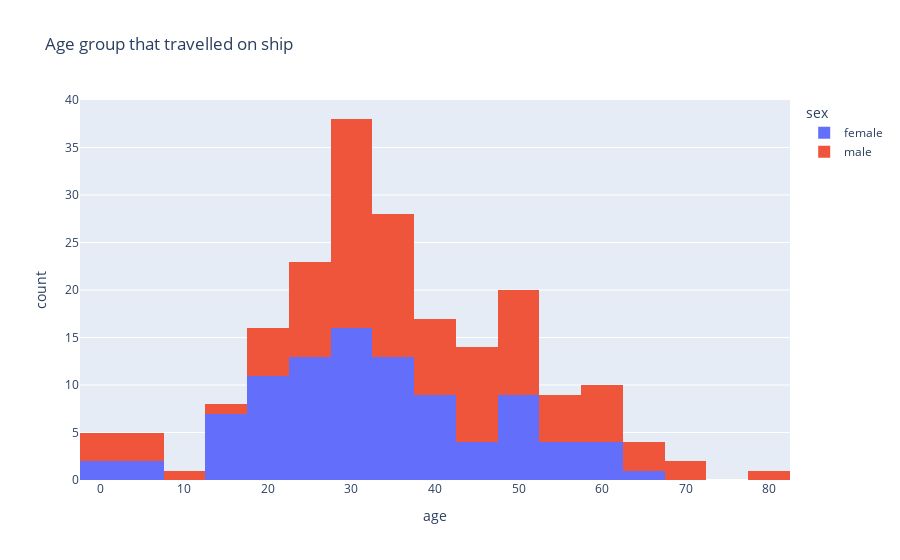

The notebook cell saved with this chart:
### Markdown cell above
The plot is constructed to check weather passenger boarding from which port i.e. C = Cherbourg, Q = Queenstown, S = Southampton and we can see that from port Southapton those who have board the ship have survived the most and in that also female was heightest.

### Code cell
fig = px.histogram(df,x='age',color='sex',title='Age group that travelled on ship')

fig.show()

### Figure 1 — Plotly figure (JSON) as saved in the notebook; plotly's stock layout.template omitted (floating-point values rounded to 4 significant figures)
{"data": [{"alignmentgroup": "True", "bingroup": "x", "hovertemplate": "sex=female<br>age=%{x}<br>count=%{y}<extra></extra>", "legendgroup": "female", "marker": {"color": "#636efa", "pattern": {"shape": ""}}, "name": "female", "offsetgroup": "female", "orientation": "v", "showlegend": true, "type": "histogram", "x": [38, 35, 4, 58, 28, 49, 29, 23, 32.5, 28, 19, 22, 28, 50, 44, 58, 2, 31, 32, 35, 29, 30, 58, 35, 63, 19, 2, 50, 28, 17, 30, 24, 18, 31, 40, 36, 36, 16, 41, 24, 24, 22, 60, 24, 23, 24, 33, 14, 28, 23, 35, 54, 25, 16, 34, 30, 44, 22, 36, 48, 39, 53, 39, 39, 18, 52, 40, 4, 21, 24, 28, 15, 18, 24, 38, 27, 29, 21, 33, 36, 51, 57, 43, 17, 49, 33, 52, 27, 39, 28, 16, 48, 47, 56, 19], "xaxis": "x", "yaxis": "y"}, {"alignmentgroup": "True", "bingroup": "x", "hovertemplate": "sex=male<br>age=%{x}<br>count=%{y}<extra></extra>", "legendgroup": "male", "marker": {"color": "#EF553B", "pattern": {"shape": ""}}, "name": "male", "offsetgroup": "male", "orientation": "v", "showlegend": true, "type": "histogram", "x": [54, 34, 28, 19, 65, 28, 45, 25, 46, 71, 23, 21, 47, 24, 54, 37, 24, 36.5, 61, 56, 1, 28, 3, 40, 38, 44, 37, 62, 52, 40, 37, 28, 36, 28, 0.92, 45.5, 38, 29, 2, 28, 25, 27, 36, 32, 28, 50, 64, 4, 52, 30, 49, 65, 48, 47, 28, 25, 58, 55, 18, 36, 47, 28, 45, 50, 17, 36, 36, 60, 49, 42, 61, 80, 32, 48, 56, 58, 47, 31, 36, 27, 31, 49, 42, 35, 42, 28, 48, 19, 27, 35, 28, 36, 70, 19, 6, 28, 29, 46, 11, 39, 28, 28, 51, 31, 33, 26], "xaxis": "x", "yaxis": "y"}], "layout": {"barmode": "relative", "legend": {"title": {"text": "sex"}, "tracegroupgap": 0}, "title": {"text": "Age group that travelled on ship"}, "xaxis": {"anchor": "y", "domain": [0, 1], "title": {"text": "age"}}, "yaxis": {"anchor": "x", "domain": [0, 1], "title": {"text": "count"}}}}
